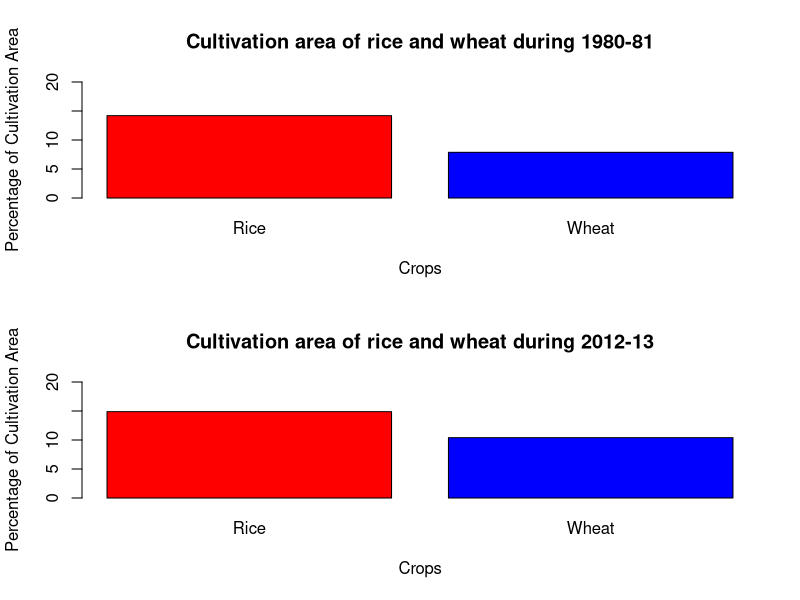
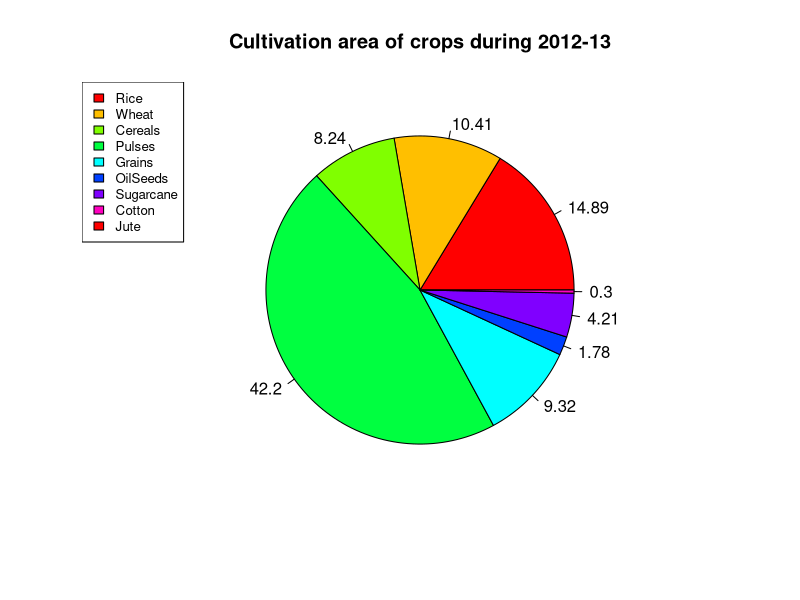

The R script that drew these images, in order: (Note: this script raises an error after producing the figures.)
# Question 3 Pract Assignment 1:
# Read the given data file ”crop table.txt” into a data frame called ”mydata”

mydata <- read.table(file = 'crop_table.txt', header = TRUE)
print(head(mydata))


#(a) Create a bar plot comparing the cultivation area of rice and wheat during 1980-81 and
# 2012-13. Label the entities properly.
# Subsetting the data for the 2 years: 1980_81, 2012_13
data1980_81<-subset(mydata, mydata$Year == "1980-81" )
data2012_13<-subset(mydata, mydata$Year == "2012-13" )

par(mfrow=c(2,1))
# plot 1: for 1980-81
names<-c("Rice", "Wheat")
barplot(c("Rice"=data1980_81$Rice, "Wheat"=data1980_81$Wheat),xlab = "Crops", 
        ylim=c(0,20), ylab="Percentage of Cultivation Area", names.arg=names,
        main="Cultivation area of rice and wheat during 1980-81", col = c("red","blue"))
# plot 2 : for 2012-13
barplot(c(data2012_13$Rice, data2012_13$Wheat), ylim=c(0,20), xlab = "Crops",
        ylab="Percentage of Cultivation Area", names.arg=names,
        main="Cultivation area of rice and wheat during 2012-13", col = c("red","blue"))

# (b) Create a Pie-chart depicting the percentage of cultivation areas of all the crops. Write
# the legends properly
# As Year is not mentioned assuming 2012-2013: the data subset is made already
X11()
#subset for only crop data: 
colum=colnames(data2012_13)[2:10]

data_pie=c(data2012_13$Rice,data2012_13$Wheat,data2012_13$Pulses,data2012_13$Grains
          ,data2012_13$OilSeeds,data2012_13$Sugarcane,data2012_13$Cotton,data2012_13$Jute)
pie(x=data_pie,data_pie, main="Cultivation area of crops during 2012-13",
    col = rainbow(length(data_pie)))

legend("topleft",colum, cex = 0.8,
       fill = rainbow(length(data_pie)))

# we can also do this using mean of the data:
mean_df<-mean(mydata)
data_pie=c(mean_df$Rice, mean_df$Wheat, mean_df$Pulses, mean_df$Grains
          , mean_df$OilSeeds, mean_df$Sugarcane, mean_df$Cotton, mean_df$Jute)
pie(x=data_pie,data_pie, main="Mean Cultivation area of crops 1950-2013",
    col = rainbow(length(data_pie)))

legend("topleft",colum, cex = 0.8,
       fill = rainbow(length(data_pie)))
